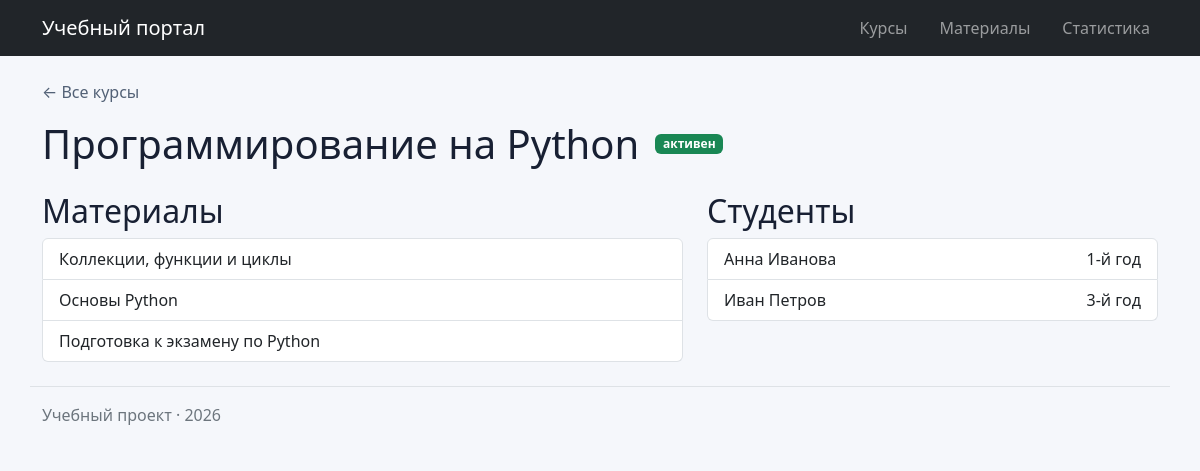
The page /courses/1/ on the database its author committed.
### courses/views.py (the view)
# urls.py: path("<int:course_id>/", views.course_detail, name="detail"),
def course_detail(request, course_id):
    course = fetch_one(
        "SELECT id, name, is_active FROM courses WHERE id = ?",
        [course_id],
    )
    if course is None:
        return render(
            request, "homepage/404.html", {"object_name": "Курс"}, status=404,
        )
    materials = fetch_all(
        """
        SELECT id, title, category, is_published
        FROM materials WHERE course_id = ? ORDER BY title
        """,
        [course_id],
    )
    students = fetch_all(
        """
        SELECT id, name, study_year
        FROM students WHERE course_id = ? ORDER BY name
        """,
        [course_id],
    )
    return render(
        request,
        "courses/course_detail.html",
        {"course": course, "materials": materials, "students": students},
    )

### db/database.py (called while the page is built)
def get_connection(database_path: Path = DB_PATH) -> sqlite3.Connection:
    connection = sqlite3.connect(database_path)
    connection.row_factory = sqlite3.Row
    connection.execute("PRAGMA foreign_keys = ON")
    return connection

def fetch_all(
    query: str,
    parameters: Sequence[object] = (),
    database_path: Path = DB_PATH,
) -> list[sqlite3.Row]:
    with get_connection(database_path) as connection:
        return connection.execute(query, parameters).fetchall()

def fetch_one(
    query: str,
    parameters: Sequence[object] = (),
    database_path: Path = DB_PATH,
) -> Optional[sqlite3.Row]:
    with get_connection(database_path) as connection:
        return connection.execute(query, parameters).fetchone()

### courses/templates/courses/course_detail.html (shortened to what this page needs)
{% extends "homepage/base.html" %}
{% block content %}
<a class="back-link" href="{% url 'courses:list' %}">← Все курсы</a>
<div class="d-flex align-items-center gap-3 mt-3 mb-4">
  <h1 class="mb-0">{{ course.name }}</h1>
  <span class="badge {% if course.is_active %}text-bg-success{% else %}text-bg-secondary{% endif %}">
    {% if course.is_active %}активен{% else %}завершён{% endif %}
  </span>
</div>
<div class="row g-4">
  <section class="col-lg-7">
    <h2>Материалы</h2>
    <div class="list-group">
      {% for material in materials %}
      <a class="list-group-item list-group-item-action" href="{% url 'materials:detail' material.id %}">
        {{ material.title|truncatechars:60 }}
      </a>
      {% empty %}<p>Материалов пока нет.</p>{% endfor %}
    </div>
  </section>
  <section class="col-lg-5">
    <h2>Студенты</h2>
    <ul class="list-group">
      {% for student in students %}
      <li class="list-group-item d-flex justify-content-between">
        {{ student.name }} <span>{{ student.study_year }}-й год</span>
      </li>
      {% empty %}<li class="list-group-item">Студентов пока нет.</li>{% endfor %}
    </ul>
  </section>
</div>
{% endblock %}

### homepage/static/css/style.css (style rules this page uses)
:root { --page-bg: #f5f7fb; --card-border: #dfe5ef; --accent: #3157d5; }
body { background: var(--page-bg); color: #182033; min-height: 100vh; }
.back-link { color: #526176; text-decoration: none; }

### rows shown on the page
courses: name "Программирование на Python"
materials: title "Коллекции, функции и циклы"
materials: title "Основы Python"
materials: title "Подготовка к экзамену по Python"
students: name "Анна Иванова", study_year "1"
students: name "Иван Петров", study_year "3"
